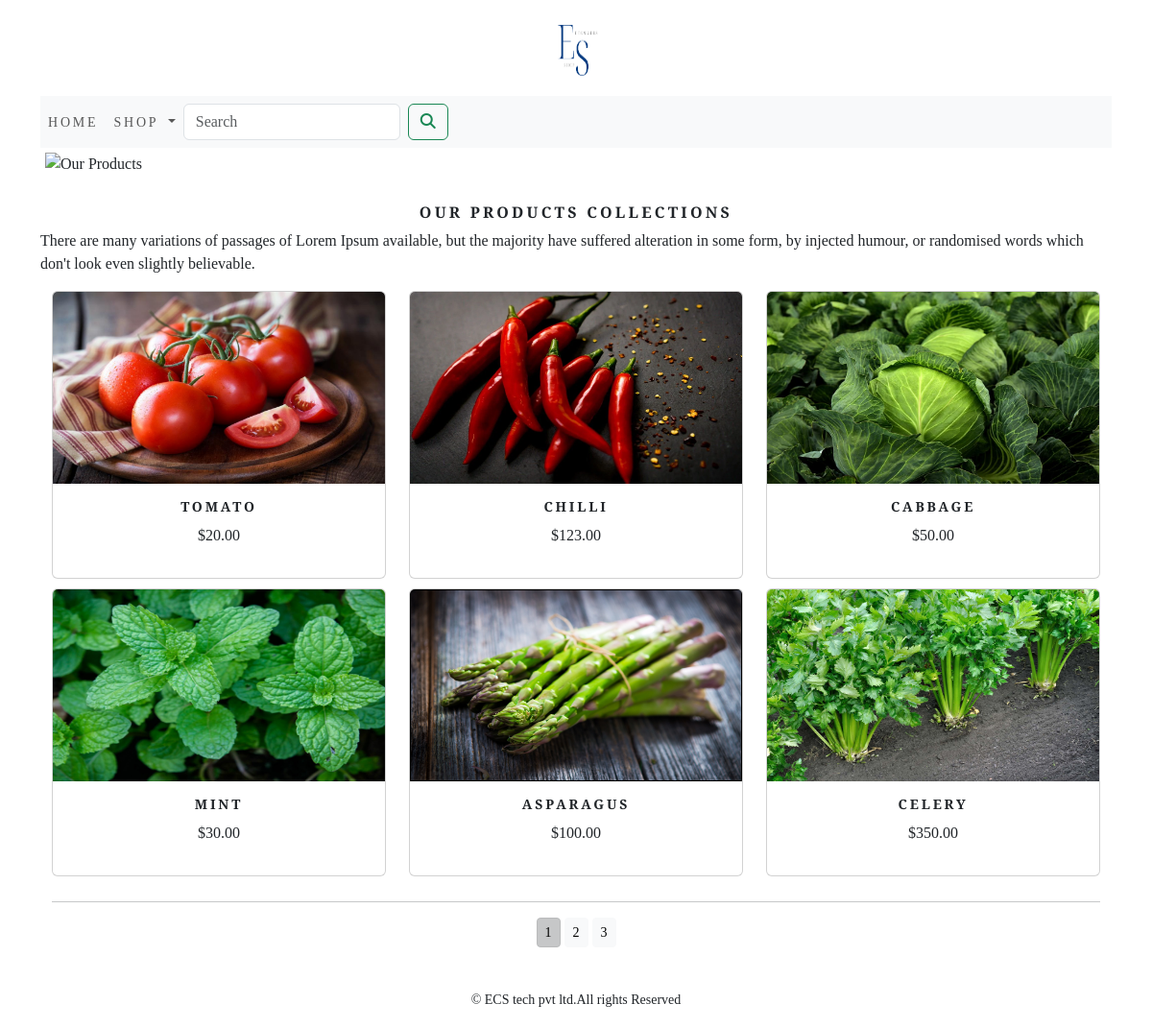
Screenshot of /ecommers/ (signed in) with the database file from the repository.
### ecommers_app/models.py (models this page shows, shortened)
class Product(models.Model):
    name = models.CharField(max_length=300, unique=True)
    slug=models.SlugField(max_length=250,unique=True)
    description=models.TextField(blank=True)
    price=models.DecimalField(max_digits=10,decimal_places=2)
    category=models.ForeignKey(Category,on_delete=models.CASCADE) #cascade using the previous values delete and new add
    image= models.ImageField(upload_to='product', blank=True)
    stock=models.IntegerField()
    available=models.BooleanField(default=True)
    created=models.DateField(auto_now_add=True)
    updated=models.DateField(auto_now=True)
    def get_url(self):
        return reverse('ecommers_app:prodCatdetail',args=[self.category.slug,self.slug])
    class Metta:
        ordering=('name',)
        verbose_name='product'
        verbose_name_plural='products'

### ecommers_app/views.py (the view)
# urls.py: path('',views.allProdCat,name='allProdCat'),
def allProdCat(request,c_slug=None):
    c_page=None
    products_list=None
    if c_slug!=None:
        c_page=get_object_or_404(Category,slug=c_slug)
        products_list=Product.objects.all().filter(category=c_page,available=True)
    else:
        products_list=Product.objects.all().filter(available=True)
    paginator=Paginator(products_list,6)
    try:
        page=int(request.GET.get('page','1'))
    except:
        page=1
    try:
        products=paginator.page(page)
    except (EmptyPage,InvalidPage):
        products=paginator.page(paginator.num_pages)
    return render(request,"category.html",{'category':c_page,'product1':products})

### cart_app/context_processors.py (called while the page is built)
def counter(request):
    item_count=0
    if 'admin' in request.path:
        return {}
    else:
        try:
            cart=Cart.objects.filter(cart_id=_cart_id(request))
            cart_items=CartItem.objects.all().filter(cart=cart[:1])
            for cart_item in cart_items:
                item_count += cart_item.quantity
        except Cart.DoesNotExist:
            item_count = 0
    return dict(item_count=item_count)

### cart_app/views.py (called while the page is built)
def _cart_id(request):
    cart=request.session.session_key
    if not cart:
        cart=request.session.session.create()
    return cart

### ecommers_app/context_processors.py (called while the page is built)
def menu_links(request):
    links=Category.objects.all()
    return dict(links=links)

### ecommers_app/models.py (called while the page is built)
    def get_url(self):
        return reverse('ecommers_app:product_by_category',args=[self.slug])

### templates/category.html (shortened to what this page needs)
{% extends 'base.html' %}
{% load static %}
{% block content %}
  <div class="mx_auto">
      {% if category %}
           <img class="my_image" src="{{category.image.url}}" alt="{{category.name}}" width="500px" height="300px">
  </div>
    <br>
  <div>
     <h1 class="text-center my_title">{{category.name}}</h1>
    <p class="text-justify">{{category.description}}</p>
  </div>
     {% else %}
        <div>
          <img class="my_image my_image_padding" src="{% static 'img/banner.png' %}" alt="Our Products" width="1190px;" height="600px">
        </div>
         <br>
        <div>
            <h1 class="text-center my_title"><b>Our Products Collections </b></h1>
           <p class="text-justify">There are many variations of passages of Lorem Ipsum available, but the majority have suffered alteration in some form, by injected humour, or randomised words which don't look even slightly believable.</p>
        </div>
    {% endif %}
<div class="container">
    <div class="row mx_auto">
        {% for kproduct in product1.object_list %}
        <div class="my_bottom_margin col-9 col-sm-12 col-md-4  col-lg-4">
          <div class="card text-center" style="min-width:18rem;">
              <a href="{{kproduct.get_url}}"><img class="card-img-top my-image" src="{{kproduct.image.url}}" alt="{{kproduct.name}}" width="300px" height="200px"></a>
          <div class="card-body">
              <h4><b>{{kproduct.name}}</b></h4>
              <p>${{kproduct.price}}</p>
          </div>
          </div>
        </div>
        {% endfor %}
    </div>
    <div class="mx-auto">
        {% if product1.paginator.num_pages > 1 %}
          <hr>
          <div class="text-center">
            {% for pg in product1.paginator.page_range %}
            <a href="?page={{pg}}" class="btn btn-light btn-sm {% if product1.number == pg %} active {% endif %}">{{pg}}</a>
            {% endfor %}
          </div>
        {% endif %}
    </div>
    <br>
</div>
{% endblock %}

### templates/base.html (shortened to what this page needs)
{% load static %}
<!DOCTYPE html>
<html lang="en">
<head>
    <link href="https://cdn.jsdelivr.net/npm/bootstrap@5.3.2/dist/css/bootstrap.min.css" rel="stylesheet">
    <link rel="stylesheet" href="{% static 'css/custom.css' %}">
</head>
<body>
    <div class="container">
      {% include 'header.html' %}
      {% include 'navbar.html' %}
       {% block content %}
       {% endblock %}
    </div>
{% include 'footer.html' %}
</body>
</html>

### templates/header.html
{% load static %}
<header>
    <center>
        <a href="{% url 'ecommers_app:allProdCat' %}"> </a><img src="{% static 'img/logo1.png' %}" alt="logimage" width="100px;" height="100px;">
    </center>
</header>

### templates/navbar.html (shortened to what this page needs)
<nav class="navbar navbar-expand-lg navbar-light bg-light">
  <div class="collapse navbar-collapse" id="navbarSupportedContent">
    <ul class="navbar-nav mr-auto">
      <li class="nav-item">
        <a class="nav-link" href="#">Home</a>
      </li>
      <li class="nav-item dropdown {% if 'ecommers_app' in request.path %} active {% endif %}">
        <a class="nav-link dropdown-toggle" href="#" id="navbarDropdown" role="button" data-toggle="dropdown" aria-haspopup="true" aria-expanded="false">
         Shop
        </a>
      </li>
    </ul>
    <form class="d-flex "  action="{% url 'search_app:SearchResult' %}" method="get" >
      <input class="form-control me-2 " type="search" placeholder="Search" name="q" aria-label="Search" >
      <button class="btn btn-outline-success " type="submit"><i class="fa-solid fa-magnifying-glass"></i></button>
    </form>
  </div>
</nav>

### templates/footer.html
<div class="footer navbar-fixed-bottom my_footer">
    <p class="text-center">&copy; ECS tech pvt ltd.All rights Reserved</p>
</div>

### static/css/custom.css (style rules this page uses)
body { font-family: 'Hedvig Letters Serif', serif; }
.nav-item { letter-spacing : .2em; font-size : 14px; text-transform :uppercase; }
.my_footer { background-color:white; height:60px; }
.my_footer p { padding-top:20px; font-size:14px; }
.my_image { width:100%; height:auto; }
.my_title { font-size:16px; text-transform:uppercase; letter-spacing:.2em; }
.my_image_padding { padding : 5px; }
.my_bottom_margin { margin-bottom:10px; }
.card-body h4 { font-size:14px; text-transform:uppercase; letter-spacing:.2em; }

### rows the page displays
Product: image (picture), name "TOMATO", price "20.00"
Product: image (picture), name "CHILLI", price "123.00"
Product: image (picture), name "CABBAGE", price "50.00"
Product: image (picture), name "MINT", price "30.00"
Product: image (picture), name "ASPARAGUS", price "100.00"
Product: image (picture), name "CELERY", price "350.00"

### other values shown
{{ pg }} "1" "2" "3"
